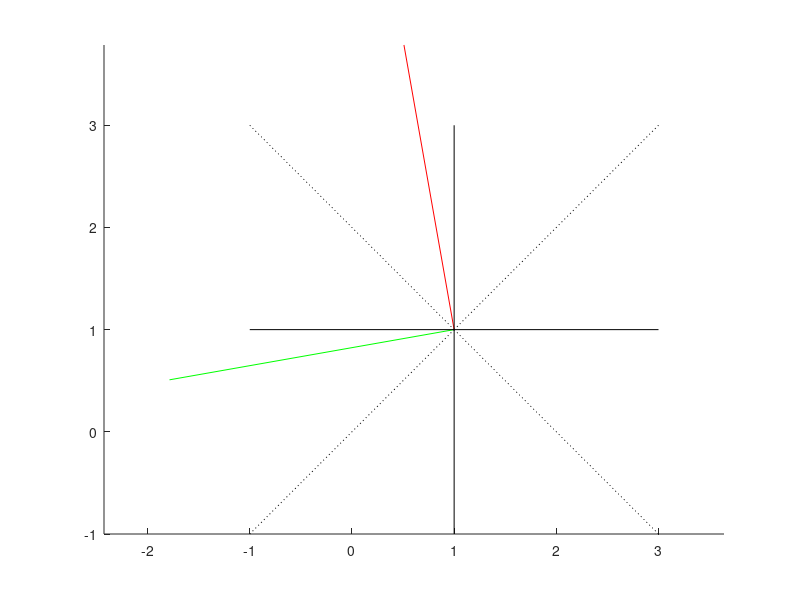

Recreate this plot in MATLAB. (Note: this script raises an error after producing the figure.)
figure(3)
clf
hold on

x1 = 1;
y1=1;

l = -sqrt(8);

%%%THETA IS THE ANGLE YOU WANT THE TIP AT
theta = 10

% for moving radially line (green)

x2 = x1 + l*cosd(theta);
y2 = y1 + l*sind(theta);


plot([x1 x2],[y1 y2],'g')
          




axis equal



l = sqrt(8)
%for tapping tangentially/extrapolating (red)
x2 = x1 + l*sind((-theta));
y2 = y1 + l*cosd((-theta));
plot([x1 x2],[y1 y2],'r')
plot([1 3],[1 -1],'k:')
plot([1 -1],[1 -1],'k:')
plot([1 -1],[1 3],'k:')
plot([1 3],[1 3],'k:')
plot([1 1],[-1 3],'k')
plot([-1 3],[1 1],'k')
axis equal
%%%%%%%%%%%%%%%%%%%%%%%%%%%%%%%%NEW THETA%%%%%%%%%%%%%%%%%%%%%%%%%%%%%%%%%
% to get angle between last two points 
theta2 = -atan2d((x22-x1),(y22-y1))

% radially (blue)
x2 = x1 + l*cosd(theta2);
y2 = y1 + l*sind(theta2);

plot([x1 x2],[y1 y2],'b')

theta
theta2

%tangentially (yellow)
x2 = x1 + l*sind((-theta2));
y2 = y1 + l*cosd((-theta2));
plot([x1 x2],[y1 y2],'y')


% green == -blue
% yellow == red



% mod(atan2d((y2-y1),(x2-x1))+180,180)
% -(atan2d((y2-y1),(x2-x1)) +180)
% -(atan2d((y2-y1),(x2-x1)) -180)
p1=    [-3.04438223136478,0.590987102066980];
p2=    [-1.59976169440578,5.51853923836783];
p3=    [-9.21112609898898,-2.67091324031742];
p4=    [-2.48517653298946,-2.77862784299948];

theta3 =  atan2d((p2(2)-p1(2)),(p2(1)-p1(1)))

ang = -29.5

